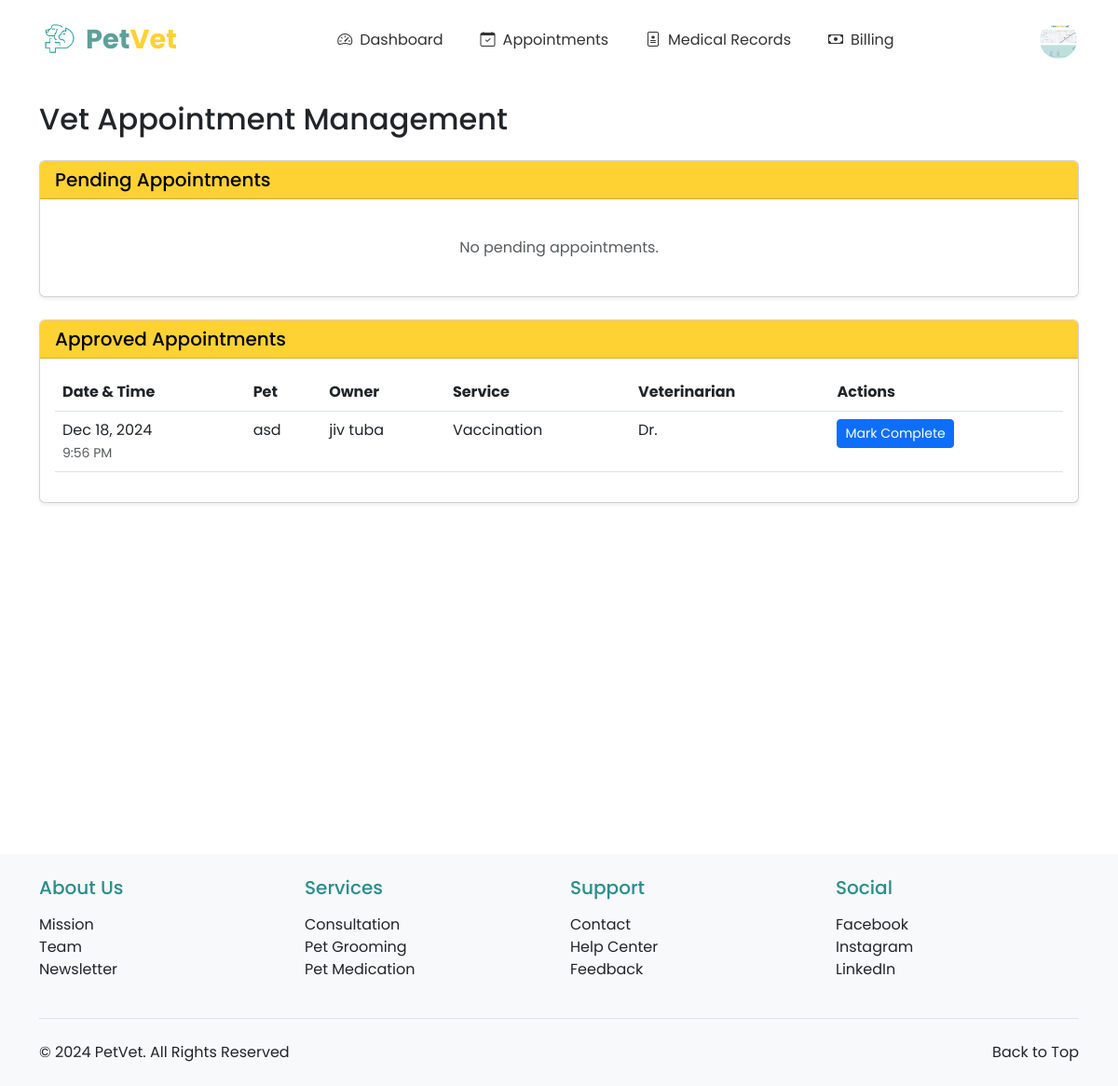
The app's page /appointments/vet/appointments/ (signed in) with its own data.
### registration_login/models.py (models this page shows, shortened)
class Profile(models.Model):
    PAYMENT_CHOICES = [
        ('CASH', 'Cash'),
        ('CARD', 'Credit/Debit Card'),
        ('GCASH', 'GCash'),
        ('MAYA', 'Maya'),
    ]
    ROLE_CHOICES = [
        ('OWNER', 'Pet Owner'),
        ('VET', 'Veterinarian'),
    ]
    user = models.OneToOneField(User, on_delete=models.CASCADE, primary_key=True)
    profile_picture = models.ImageField(upload_to='profile_pics/', default='profile_pics/profile.png')
    first_name = models.CharField(max_length=50)
    last_name = models.CharField(max_length=50)
    address = models.CharField(max_length=200, blank=True, null=True)
    contact_number = models.CharField(max_length=15, blank=True, null=True)
    preferred_payment = models.CharField(max_length=10, choices=PAYMENT_CHOICES, default='CASH')
    card_number = models.CharField(max_length=16, blank=True, null=True)
    card_expiry = models.CharField(max_length=5, blank=True, null=True)
    ewallet_number = models.CharField(max_length=15, blank=True, null=True)
    role = models.CharField(max_length=10, choices=ROLE_CHOICES, default='OWNER')
    phone_number = models.CharField(max_length=20, null=True, blank=True)
    created_at = models.DateTimeField(auto_now_add=True)
    updated_at = models.DateTimeField(auto_now=True)

### appointments/models.py (models this page shows, shortened)
class Appointment(models.Model):
    STATUS_CHOICES = [
        ('PENDING', 'Pending Approval'),
        ('APPROVED', 'Approved'),
        ('COMPLETED', 'Completed'),
        ('CANCELLED', 'Cancelled'),
        ('REJECTED', 'Rejected'),
    ]
    SERVICE_CHOICES = [
        ('CHECKUP', 'General Check-up'),
        ('VACCINATION', 'Vaccination'),
        ('SURGERY', 'Surgery'),
        ('GROOMING', 'Grooming'),
        ('DENTAL', 'Dental Care'),
        ('EMERGENCY', 'Emergency Care'),
    ]
    pet = models.ForeignKey(Pet, on_delete=models.CASCADE, related_name='appointments')
    owner = models.ForeignKey(Profile, on_delete=models.CASCADE, null=True)  # Making owner nullable
    veterinarian = models.ForeignKey(VeterinarianProfile, on_delete=models.SET_NULL, null=True, related_name='appointments')
    service_type = models.CharField(max_length=20, choices=SERVICE_CHOICES, default='CHECKUP')
    date = models.DateField()
    time = models.TimeField()
    reason = models.TextField(blank=True, null=True)
    status = models.CharField(max_length=20, choices=STATUS_CHOICES, default='PENDING')
    notes = models.TextField(blank=True, null=True)
    created_at = models.DateTimeField(auto_now_add=True)
    updated_at = models.DateTimeField(auto_now=True)
    class Meta:
        ordering = ['date', 'time']

### pet_registration/models.py (models this page shows, shortened)
class Pet(models.Model):
    owner = models.ForeignKey(User, on_delete=models.CASCADE, related_name='pets')
    pet_id = models.CharField(max_length=20, unique=True)
    pet_name = models.CharField(max_length=50)
    breed = models.CharField(max_length=50)
    species = models.CharField(max_length=50)
    sex = models.CharField(max_length=10, choices=[('Male', 'Male'), ('Female', 'Female'), ('Unknown', 'Unknown')])
    weight = models.DecimalField(max_digits=5, decimal_places=2)
    birthday = models.DateField()
    pet_description = models.TextField(blank=True, null=True)
    image_url = models.ImageField(upload_to='pet_images/', blank=True, null=True)
    primary_veterinarian = models.ForeignKey('veterinarians.VeterinarianProfile',
        on_delete=models.SET_NULL,
        null=True,
        blank=True,
        related_name='primary_pets'
    )

### appointments/views.py (the view)
# urls.py: path('vet/appointments/', views.vet_appointment_list, name='vet_appointment_list'),
@login_required
def vet_appointment_list(request):
    if request.user.profile.role != 'VET':
        messages.error(request, "Access denied. Vet privileges required.")
        return redirect('homepage:index')
    pending_appointments = Appointment.objects.filter(
        status='PENDING'
    ).order_by('date', 'time')
    approved_appointments = Appointment.objects.filter(
        status='APPROVED'
    ).order_by('date', 'time')
    context = {
        'pending_appointments': pending_appointments,
        'approved_appointments': approved_appointments,
    }
    return render(request, 'appointments/vet_appointment_list.html', context)

### appointments/templates/appointments/vet_appointment_list.html (shortened to what this page needs)
{% extends 'base.html' %}
{% load static %}
{% block content %}
<div class="container py-4">
    <h2 class="mb-4">Vet Appointment Management</h2>
    <div class="card shadow-sm mb-4">
        <div class="card-header bg-warning text-dark">
            <h5 class="mb-0">Pending Appointments</h5>
        </div>
        <div class="card-body">
            {% if pending_appointments %}
                <div class="table-responsive">
                    <table class="table">
                        <thead>
                            <tr>
                                <th>Date & Time</th>
                                <th>Pet</th>
                                <th>Owner</th>
                                <th>Service</th>
                                <th>Veterinarian</th>
                                <th>Actions</th>
                            </tr>
                        </thead>
                        <tbody>
                            {% for appointment in pending_appointments %}
                            <tr>
                                <td>
                                    {{ appointment.date|date:"M d, Y" }}<br>
                                    <small class="text-muted">{{ appointment.time|time:"g:i A" }}</small>
                                </td>
                                <td>{{ appointment.pet.pet_name }}</td>
                                <td>{{ appointment.owner.user.get_full_name }}</td>
                                <td>{{ appointment.get_service_type_display }}</td>
                                <td>
                                    {% if appointment.veterinarian %}
                                        Dr. {{ appointment.veterinarian.user.get_full_name }}
                                    {% else %}
                                        <span class="text-muted">Not assigned</span>
                                    {% endif %}
                                </td>
                                <td>
                                    <form method="post" action="{% url 'appointments:approve_appointment' appointment.pk %}" class="d-inline me-1">
                                        {% csrf_token %}
                                        <button type="submit" class="btn btn-success btn-sm">Approve</button>
                                    </form>
                                    <form method="post" action="{% url 'appointments:reject_appointment' appointment.pk %}" class="d-inline">
                                        {% csrf_token %}
                                        <button type="submit" class="btn btn-danger btn-sm">Reject</button>
                                    </form>
                                </td>
                            </tr>
                            {% endfor %}
                        </tbody>
                    </table>
                </div>
            {% else %}
                <div class="text-center py-4">
                    <p class="text-muted mb-0">No pending appointments.</p>
                </div>
            {% endif %}
        </div>
    </div>
    <div class="card shadow-sm">
        <div class="card-header bg-success text-white">
            <h5 class="mb-0">Approved Appointments</h5>
        </div>
        <div class="card-body">
            {% if approved_appointments %}
                <div class="table-responsive">
                    <table class="table">
                        <thead>
                            <tr>
                                <th>Date & Time</th>
                                <th>Pet</th>
                                <th>Owner</th>
                                <th>Service</th>
                                <th>Veterinarian</th>
                                <th>Actions</th>
                            </tr>
                        </thead>
                        <tbody>
                            {% for appointment in approved_appointments %}
                            <tr>
                                <td>
                                    {{ appointment.date|date:"M d, Y" }}<br>
                                    <small class="text-muted">{{ appointment.time|time:"g:i A" }}</small>
                                </td>
                                <td>{{ appointment.pet.pet_name }}</td>
                                <td>{{ appointment.owner.user.get_full_name }}</td>
                                <td>{{ appointment.get_service_type_display }}</td>
                                <td>
                                    {% if appointment.veterinarian %}
                                        Dr. {{ appointment.veterinarian.user.get_full_name }}
                                    {% else %}
                                        <span class="text-muted">Not assigned</span>
                                    {% endif %}
                                </td>
                                <td>
                                    <form method="post" action="{% url 'appointments:complete_appointment' appointment.pk %}" class="d-inline">
                                        <button type="submit" class="btn btn-primary btn-sm">Mark Complete</button>
                                    </form>
                                </td>
                            </tr>
                            {% endfor %}
                        </tbody>
                    </table>
                </div>
            {% else %}
                <div class="text-center py-4">
                    <p class="text-muted mb-0">No approved appointments.</p>
                </div>
            {% endif %}
        </div>
    </div>
</div>
{% endblock %}

### appointments/templates/base.html (shortened to what this page needs)
<!DOCTYPE html>
<html lang="en">
<head>
    {% load static %}
    <link href="https://cdn.jsdelivr.net/npm/bootstrap@5.3.0/dist/css/bootstrap.min.css" rel="stylesheet">
    <link rel="stylesheet" href="https://cdn.jsdelivr.net/npm/bootstrap-icons@1.11.2/font/bootstrap-icons.css">
</head>
<body>
    <nav class="navbar navbar-expand-lg navbar-light bg-white">
        <div class="container-fluid">
            <a class="navbar-brand d-flex align-items-center" href="{% url 'homepage:index' %}">
                <img src="{% static 'images/toplogo.png' %}" alt="PetVet Logo" class="me-2">
                <span class="logo-text">
                    <span class="logo-text-pet">Pet</span><span class="logo-text-vet">Vet</span>
                </span>
            </a>
            <div class="collapse navbar-collapse justify-content-center" id="navbarNav">
                <ul class="navbar-nav">
                    {% if user.is_authenticated %}
                        {% if user.profile.role == 'VET' %}
                            <li class="nav-item">
                                <a class="nav-link {% block nav_dashboard %}{% endblock %}" href="{% url 'veterinarians:dashboard' %}">
                                    <i class="bi bi-speedometer2 nav-icon"></i>Dashboard
                                </a>
                            </li>
                            <li class="nav-item">
                                <a class="nav-link {% block nav_appointments %}{% endblock %}" href="{% url 'veterinarians:appointment_list' %}">
                                    <i class="bi bi-calendar-check nav-icon"></i>Appointments
                                </a>
                            </li>
                            <li class="nav-item">
                                <a class="nav-link {% block nav_medical_records %}{% endblock %}" href="{% url 'veterinarians:medical_records_list' %}">
                                    <i class="bi bi-file-medical nav-icon"></i>Medical Records
                                </a>
                            </li>
                            <li class="nav-item">
                                <a class="nav-link {% block nav_billing %}{% endblock %}" href="{% url 'veterinarians:billing_management' %}">
                                    <i class="bi bi-cash nav-icon"></i>Billing
                                </a>
                            </li>
                        {% endif %}
                    {% endif %}
                </ul>
            </div>
            <div class="d-flex align-items-center">
                {% if user.is_authenticated %}
                    <div class="dropdown">
                        <img src="{{ user.profile.profile_picture.url }}" alt="Profile" class="profile-image" role="button" data-bs-toggle="dropdown" aria-expanded="false">
                    </div>
                {% else %}
                    <a href="{% url 'registration_login:my_login' %}" class="btn btn-auth-primary me-2">Login</a>
                    <a href="{% url 'registration_login:register' %}" class="btn btn-auth-outline">Register</a>
                {% endif %}
            </div>
        </div>
    </nav>
    <main>
        {% block content %}{% endblock %}
    </main>
    <footer class="bg-light py-4">
        <div class="container">
            <div class="row g-4">
                <div class="col-lg-3 col-md-6">
                    <h5 class="mb-3" style="color: #2A8D8D;">About Us</h5>
                    <ul class="list-unstyled">
                        <li><a href="{% url 'homepage:about_us' %}#mission" class="text-decoration-none text-dark">Mission</a></li>
                        <li><a href="{% url 'homepage:about_us' %}#team" class="text-decoration-none text-dark">Team</a></li>
                        <li><a href="{% url 'homepage:about_us' %}#newsletter" class="text-decoration-none text-dark">Newsletter</a></li>
                    </ul>
                </div>
                <div class="col-lg-3 col-md-6">
                    <h5 class="mb-3" style="color: #2A8D8D;">Services</h5>
                    <ul class="list-unstyled">
                        <li><a href="{% url 'homepage:index' %}#services" class="text-decoration-none text-dark">Consultation</a></li>
                        <li><a href="{% url 'homepage:index' %}#services" class="text-decoration-none text-dark">Pet Grooming</a></li>
                        <li><a href="{% url 'homepage:index' %}#services" class="text-decoration-none text-dark">Pet Medication</a></li>
                    </ul>
                </div>
                <div class="col-lg-3 col-md-6">
                    <h5 class="mb-3" style="color: #2A8D8D;">Support</h5>
                    <ul class="list-unstyled">
                        <li><a href="{% url 'homepage:about_us' %}#contact" class="text-decoration-none text-dark">Contact</a></li>
                        <li><a href="{% url 'homepage:about_us' %}#help" class="text-decoration-none text-dark">Help Center</a></li>
                        <li><a href="{% url 'homepage:about_us' %}#feedback" class="text-decoration-none text-dark">Feedback</a></li>
                    </ul>
                </div>
                <div class="col-lg-3 col-md-6">
                    <h5 class="mb-3" style="color: #2A8D8D;">Social</h5>
                    <ul class="list-unstyled">
                        <li><a href="https://facebook.com" target="_blank" class="text-decoration-none text-dark">Facebook</a></li>
                        <li><a href="https://instagram.com" target="_blank" class="text-decoration-none text-dark">Instagram</a></li>
                        <li><a href="https://linkedin.com" target="_blank" class="text-decoration-none text-dark">LinkedIn</a></li>
                    </ul>
                </div>
            </div>
            <div class="border-top mt-4 pt-4">
                <div class="container px-0">
                    <div class="row">
                        <div class="col-md">
                            <p class="mb-0 text-dark">&copy; 2024 PetVet. All Rights Reserved</p>
                        </div>
                        <div class="col-md text-md-end">
                            <a href="#" class="text-decoration-none text-dark" id="back-to-top">Back to Top</a>
                        </div>
                    </div>
                </div>
            </div>
        </div>
    </footer>
</body>
</html>

### records on screen
Appointment: date "Dec 18, 2024", time "9:56 PM", pet.pet_name "asd", owner.user.get_full_name "jiv tuba", service_type "Vaccination"
